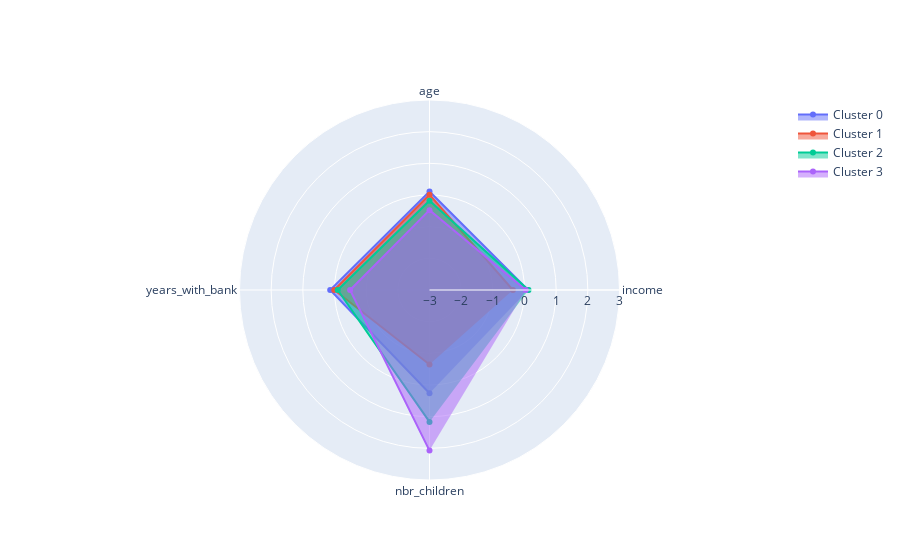

Notebook code cell kept with this figure:
### Code cell
features = list(means3.columns)

fig = go.Figure()

clusters=[0,1,2,3]

for c in clusters:
    fig.add_trace(go.Scatterpolar(
          r=list(means3.loc[c]),
          theta=features,
          fill='toself',
          name='Cluster '+str(c)
    ))

fig.update_layout(
      polar=dict(
        radialaxis=dict(
          visible=True,
          range=[-3, 3]
        )),
      showlegend=True
    )

fig.show()

### Figure 1 — Plotly figure (JSON) as saved in the notebook; plotly's stock layout.template omitted (floating-point values rounded to 4 significant figures)
{"data": [{"fill": "toself", "name": "Cluster 0", "r": [0.1139, 0.1121, 0.1362, 0.2586], "theta": ["income", "age", "years_with_bank", "nbr_children"], "type": "scatterpolar"}, {"fill": "toself", "name": "Cluster 1", "r": [-0.3662, 0.01036, 0.007058, -0.6483], "theta": ["income", "age", "years_with_bank", "nbr_children"], "type": "scatterpolar"}, {"fill": "toself", "name": "Cluster 2", "r": [0.1265, -0.18, -0.1018, 1.165], "theta": ["income", "age", "years_with_bank", "nbr_children"], "type": "scatterpolar"}, {"fill": "toself", "name": "Cluster 3", "r": [0.04052, -0.4788, -0.4918, 2.072], "theta": ["income", "age", "years_with_bank", "nbr_children"], "type": "scatterpolar"}], "layout": {"autosize": true, "polar": {"angularaxis": {"type": "category"}, "radialaxis": {"autorange": false, "range": [-3, 3], "type": "linear", "visible": true}}, "showlegend": true}}
